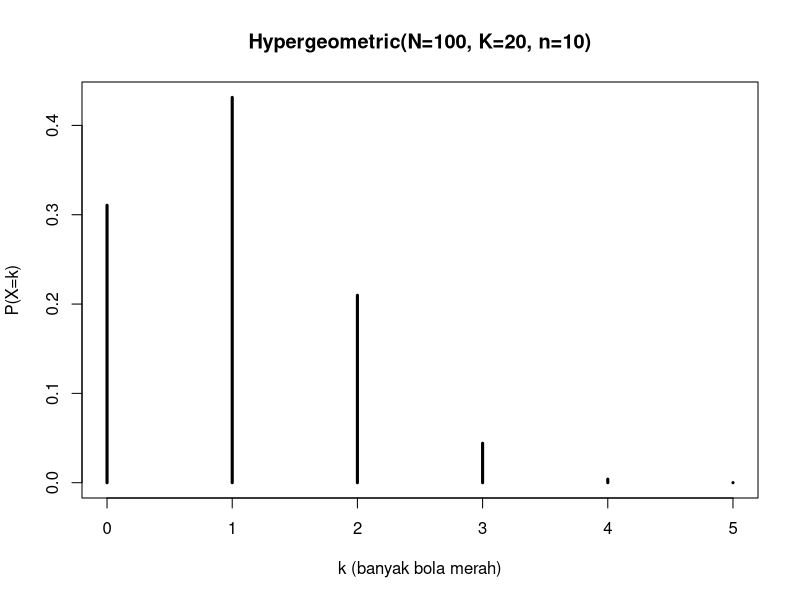
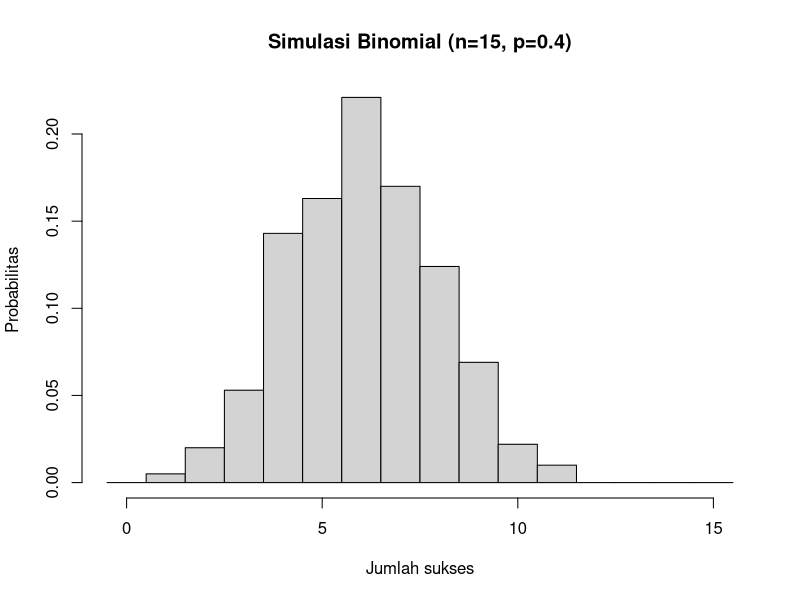
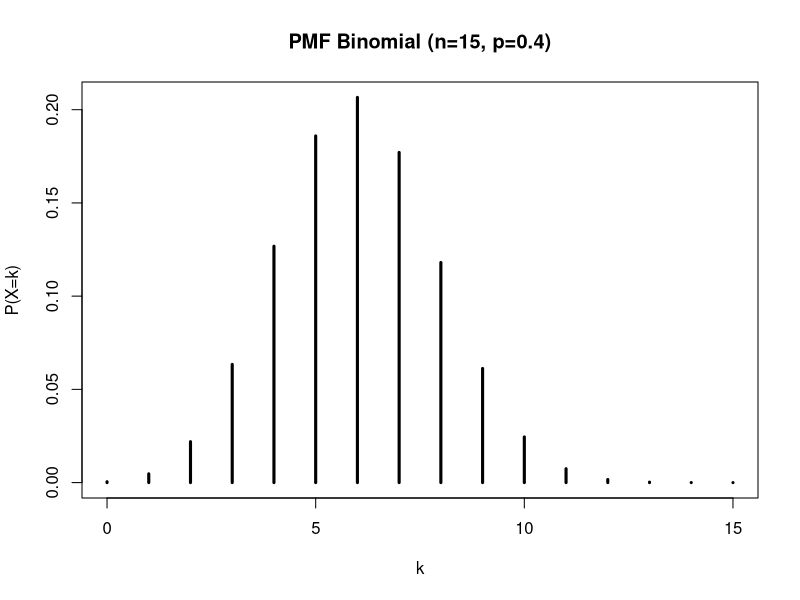
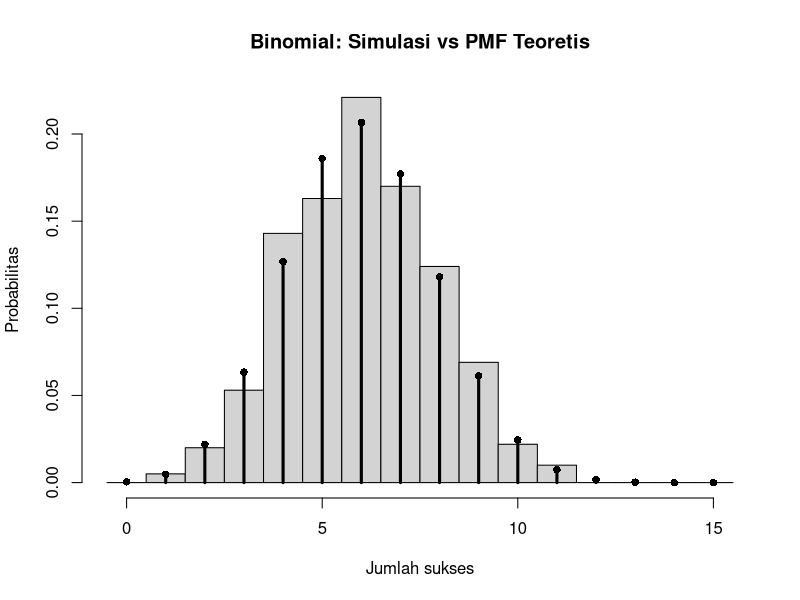

Reproduce these figures in R, in order.
#Nama : Geymi Feli Permata
#NIM : 333825016
#Tugas 4 Komputasi Statistika

##SOAL 1 : SEBARAN POISSON
#Parameter
lambda <- 3

#Menghitung P(X >= 5)
peluang_x <- 1 - ppois(4, lambda)
peluang_x

##SOAL 2 : SEBARAN HYPERGEOMETRIC
N <- 50 #jumlah seluruh bola
K <- 10 #jumlah bola mera
n <- 5 #jumlah bola yang diambil

#Domain jumlah bola merah yang mungkin terambil
k <- seq(from = max(0, n + K - N), 
         to = min(n, K))

#Menhitung PMF
pmf <- dhyper(k, m = K, n = N - K, k = n)

#Menampilkan peluang
data.frame(k = k, P = pmf)

#Plot PMF
plot(k, pmf,
     type = "h",
     lwd = 3,
     main = "Hypergeometric(N=100, K=20, n=10)",
     xlab = "k (banyak bola merah)",
     ylab = "P(X=k)")

#Simulasi pengambilan tanpa pengembalian
m <- 1000
samp <- rhyper(m,
               m = K,
               n = N - K,
               k = n)
head(samp)

##SOAL 3 : SEBARAN BINOMIAL
#Parameter
n <- 15
p <- 0.4

#Simulasi 1.000 percobaan
set.seed(2025)
m <- 1000
simulasi <- rbinom(m,
                   size = n,
                   prob = p)

#Melihat sebagian hasil simulasi
head(simulasi)

#Histogram hasil simulasi
hist(simulasi,
     breaks = seq(-0.5, 15.5, by = 1),
     probability = TRUE,
     main = "Simulasi Binomial (n=15, p=0.4)",
     xlab = "Jumlah sukses",
     ylab = "Probabilitas")

#PMF Binomial teoritis
x <- 0:n
pmf <- dbinom(x,
              size = n,
              prob = p)

#Plot PMF
plot(x, pmf,
     type = "h",
     lwd = 3,
     main = "PMF Binomial (n=15, p=0.4)",
     xlab = "k",
     ylab = "P(X=k)")

#Membandingkan histogram dengan PMF teoretis
# Histogram simulasi
hist(simulasi,
     breaks = seq(-0.5, 15.5, by = 1),
     probability = TRUE,
     main = "Binomial: Simulasi vs PMF Teoretis",
     xlab = "Jumlah sukses",
     ylab = "Probabilitas")

# Tambahkan PMF teoritis
points(x, pmf,
       pch = 16)

lines(x, pmf,
      type = "h",
      lwd = 3)
